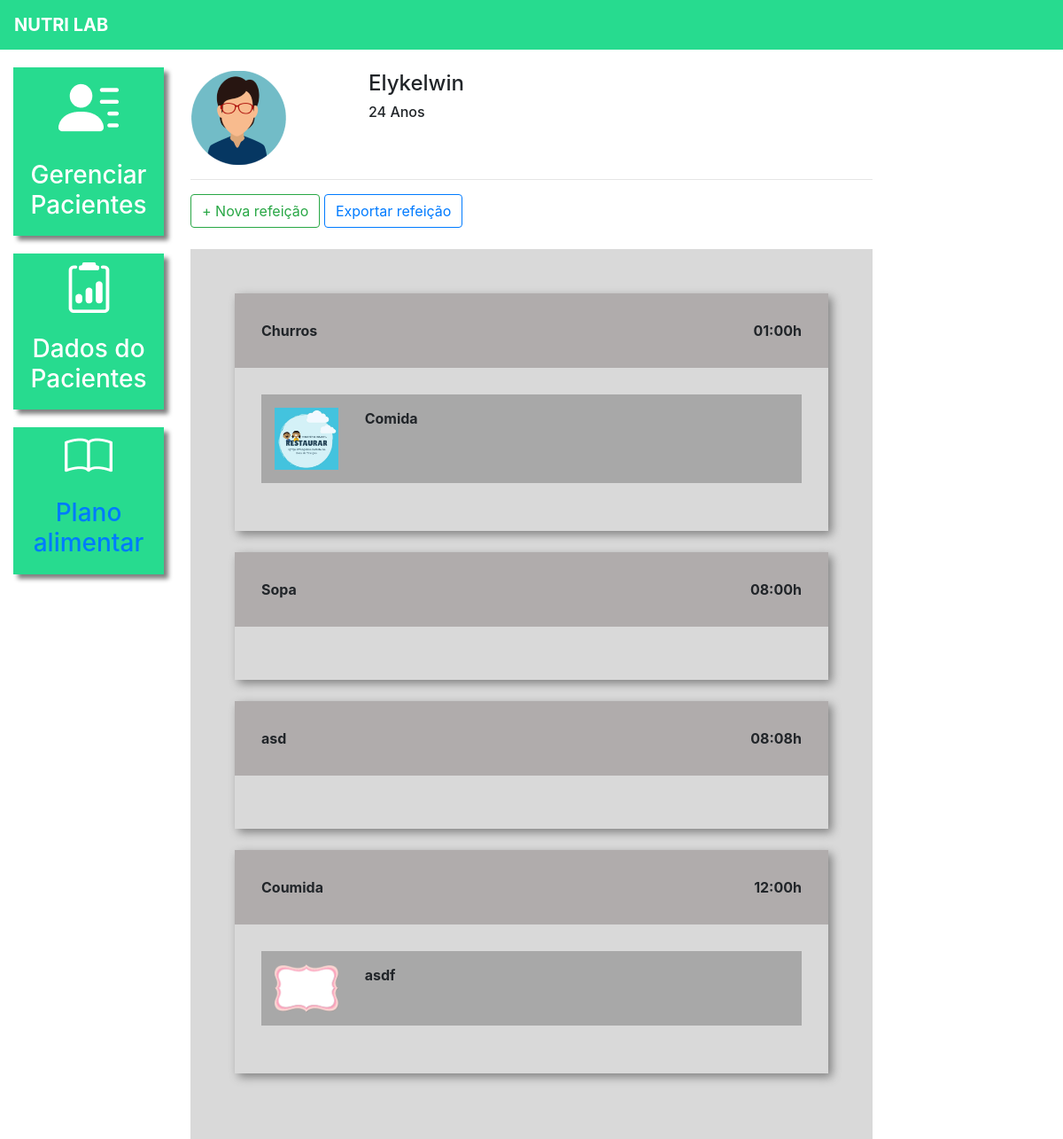
The app's page /plano_alimentar/1/ (signed in) with its own data.
### plataforma/models.py (models this page shows, shortened)
class Pacientes(models.Model):
    choices_sexo = (('F', 'Feminino'),
                    ('M', 'Maculino'))
    nome = models.CharField(max_length=50)
    sexo = models.CharField(max_length=1, choices=choices_sexo)
    idade = models.IntegerField()
    email = models.EmailField()
    telefone = models.CharField(max_length=19)
    nutri = models.ForeignKey(User, on_delete=models.CASCADE)

class Refeicao(models.Model):
    paciente = models.ForeignKey(Pacientes, on_delete=models.CASCADE)
    titulo = models.CharField(max_length=50)
    horario = models.TimeField()
    carboidratos = models.IntegerField()
    proteinas = models.IntegerField()
    gorduras = models.IntegerField()

class Opcao(models.Model):
    refeicao = models.ForeignKey(Refeicao, on_delete=models.CASCADE)
    imagem = models.ImageField(upload_to="opcao")
    descricao = models.TextField()

### plataforma/views.py (the view)
# urls.py: path('plano_alimentar/<str:id>/', views.plano_alimentar, name="plano_alimentar"),
def plano_alimentar(request, id):
    paciente = get_object_or_404(Pacientes, id=id)
    if not paciente.nutri == request.user:
        messages.add_message(request, constants.ERROR, 'Esse paciente não é seu')
        return redirect('/plano_alimentar_listar/')
    if request.method == "GET":
        r1 = Refeicao.objects.filter(paciente=paciente).order_by('horario')
        opcao = Opcao.objects.all()
        return render(request, 'plano_alimentar.html', {'paciente': paciente, 'refeicao':r1, 'opcao': opcao})

### plataforma/templates/plano_alimentar.html (shortened to what this page needs)
{% extends 'base_plataforma.html' %}
{% load static %}
{% block 'plataforma' %}
    <br>
    <div class="row">
        <div class="col-md-3">
                {% if paciente.sexo == "M"%}
                    <img src="{% static 'plataforma/img/perfil2.png' %}">
                {% else %}
                    <img src="{% static 'plataforma/img/perfil1.png' %}">
                {% endif %}
        </div>
        <div class="col-md-3 dados descricao">
            <h4>{{paciente.nome}}</h4>
            <h6>{{paciente.idade}} Anos</h6>
        </div>
    </div>
    <hr>
    <button type="button" class="btn btn-outline-success" data-toggle="modal" data-target="#modal">
        + Nova refeição
    </button>
    <button type="button" class="btn btn-outline-primary">
        Exportar refeição
    </button>
    <br>
    <br>
    <div class="fundo-alimentar">
        {% for re in refeicao %}
            <div class="refeicao">
                <div class="head-refeicao">
                    <span>{{re.titulo}}</span>
                    <span style="float: right;">{{re.horario}}h</span>
                </div>
                <div class="body-refeicao">
                    {% for o1 in opcao%}
                        {% if o1.refeicao == re %}
                            <div class="opcao">
                                <div class="row">
                                    <div class="col-md-2">
                                        <img width="100%" src="{{o1.imagem.url}}">
                                    </div>
                                    <div class="col-md-10">
                                        {{o1.descricao}}
                                    </div>
                                </div>
                            </div>
                            <br>
                        {% endif %}
                    {% endfor %}
                </div>
            </div>
            <br>
        {% endfor %}
    </div>
{% endblock%}

### templates/static/plataforma/css/css.css (style rules this page uses)
.dados { font-weight: bold; }
.descricao { margin-left: -12%; }
@media (max-width: 1300px) { .descricao { margin-left: 1px; } }

### templates/static/plataforma/css/plano_alimentar.css (style rules this page uses)
.fundo-alimentar { background-color: #D9D9D9; padding: 50px; }
.refeicao { box-shadow: 4px 4px 10px gray; }
.head-refeicao { background-color: #B0ACAC; padding: 30px; font-weight: bold; }
.body-refeicao { padding: 30px; font-weight: bold; }
.opcao { background-color: #A8A8A8; padding: 15px; }

### records on screen
Pacientes: nome "Elykelwin", idade "24"
Refeicao: titulo "Churros", horario "01:00"
Opcao: imagem (picture), descricao "Comida"
Refeicao: titulo "Sopa", horario "08:00"
Refeicao: titulo "asd", horario "08:08"
Refeicao: titulo "Coumida", horario "12:00"
Opcao: imagem (picture), descricao "asdf"
